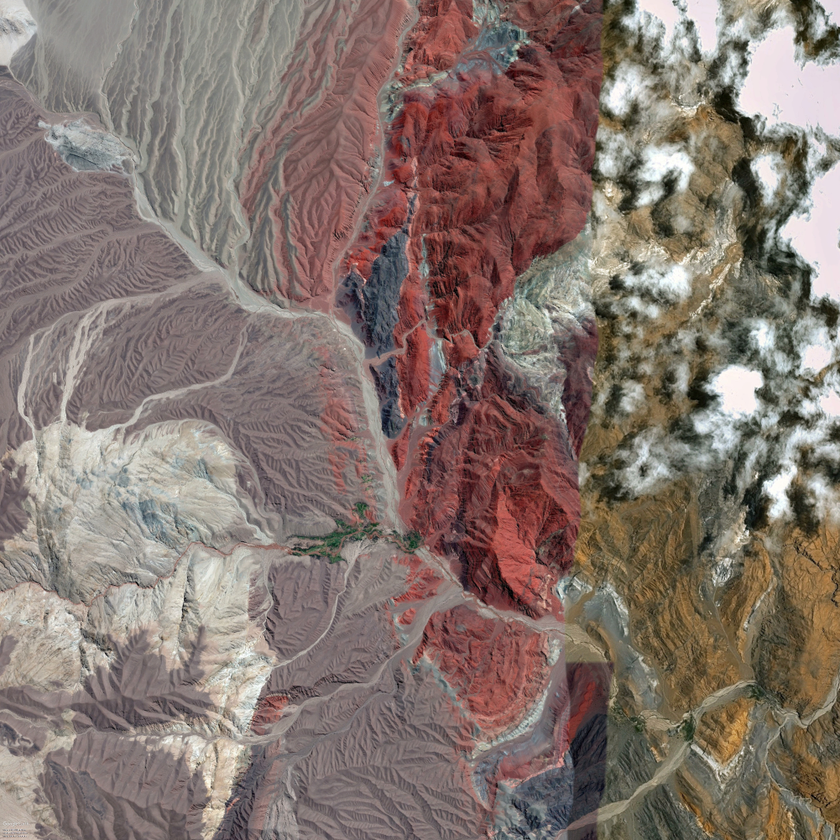
#> input picture src/img/atacamaTexture1001.png, 840 x 840 px, shrunk from 1001 x 1001 before the run
$ python image2reward.py
#> lines starting #> are read from the running program, lines starting #| are printed output that depends on the picture; after the words box and inside, x2 and y2 are one past the last pixel; in counts of white or black regions, pixels touching at a corner belong together
#> in image2reward, img is the input picture: shape (840, 840, 3); mean B, G, R 109.8, 116.8, 132.3
#!/usr/bin/env python3
# -*- coding: utf-8 -*-
"""
Created on Tue Mar 19 19:24:38 2019

@author: shohei
"""

import numpy as np
import matplotlib.pyplot as plt
from mpl_toolkits.axes_grid1.axes_divider import make_axes_locatable
from mpl_toolkits.axes_grid1.colorbar import colorbar
import cv2

def color_detect(img): # assign reward value: -1
    # transform to HSV color space
    # Hue [0, 179], Saturation [0, 255], Value [0, 255]
    hsv = cv2.cvtColor(img, cv2.COLOR_BGR2HSV)
#> hsv: shape (840, 840, 3); mean H, S, V 47.7, 52.6, 133.3

    # red region 1
    hsv_min_red = np.array([0, 127, 0])
    hsv_max_red = np.array([30, 255, 255])
    mask1_red = cv2.inRange(hsv, hsv_min_red, hsv_max_red)
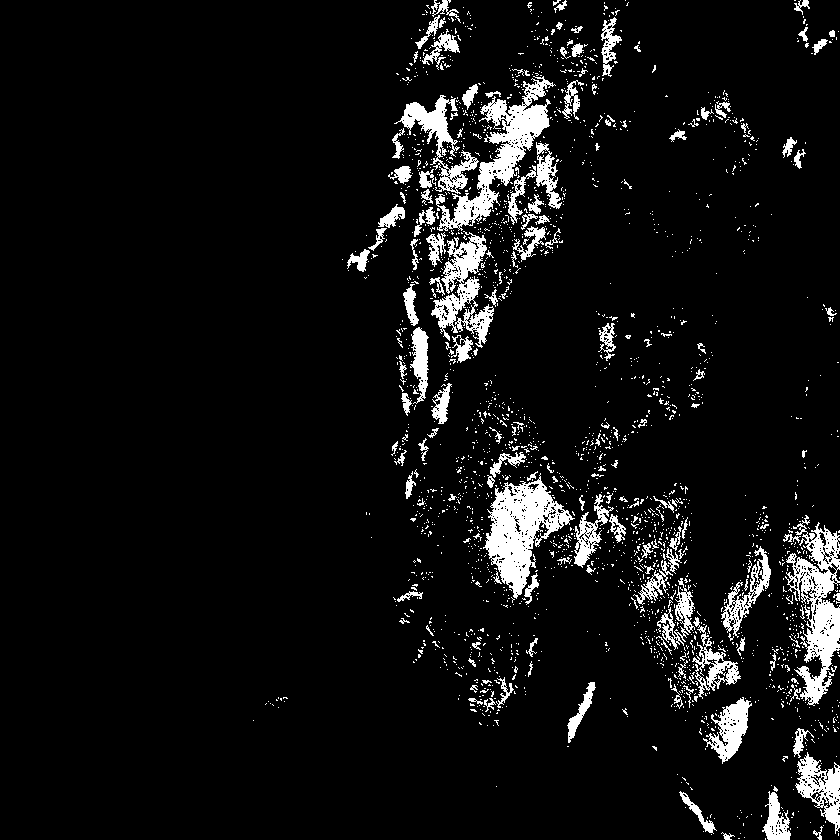
#> mask1_red: shape (840, 840); 6.9% white; 2338 white regions (2170 under 20 px), largest, box (x1, y1, x2, y2) and area: (483, 473, 575, 599) 4919, (435, 76, 556, 231) 4766, (785, 515, 840, 706) 4589
    # red region 2
    hsv_min_red = np.array([150, 127, 0])
    hsv_min_red = np.array([179, 255, 255])
    mask2_red = cv2.inRange(hsv, hsv_min_red, hsv_max_red)
#> mask2_red: shape (840, 840); every value is 0

    # light gray region 1
    hsv_min_lgray = np.array([0, 0, 160])
    hsv_max_lgray = np.array([100, 20, 255])
    mask1_lgray = cv2.inRange(hsv, hsv_min_lgray, hsv_max_lgray)
#> mask1_lgray: shape (840, 840); 9.3% white; 1849 white regions (1670 under 20 px), largest, box (x1, y1, x2, y2) and area: (47, 339, 273, 582) 13425, (174, 546, 271, 617) 2829, (694, 364, 764, 459) 2662
    # light gray region 2
    hsv_min_lgray = np.array([10, 0, 120])
    hsv_max_lgray = np.array([20, 50, 180])
    mask2_lgray = cv2.inRange(hsv, hsv_min_lgray, hsv_max_lgray)
#> mask2_lgray: shape (840, 840); 6.8% white in thin lines or dots

    # dark gray region
    hsv_min_dgray = np.array([85, 0, 0])
    hsv_max_dgray = np.array([140, 140, 140])
    mask_dgray = cv2.inRange(hsv, hsv_min_dgray, hsv_max_dgray)
#> mask_dgray: shape (840, 840); 2.7% white; 878 white regions (810 under 20 px), largest, box (x1, y1, x2, y2) and area: (493, 713, 607, 840) 6353, (351, 232, 408, 358) 3541, (376, 357, 407, 439) 1159

    # salmon pink region 1
    hsv_min_spink = np.array([0, 0, 110])
    hsv_max_spink = np.array([5, 110, 255])
    mask1_spink = cv2.inRange(hsv, hsv_min_spink, hsv_max_spink)
#> mask1_spink: shape (840, 840); 18.2% white; 4977 white regions (4638 under 20 px), largest, box (x1, y1, x2, y2) and area: (238, 0, 414, 326) 24053, (337, 544, 566, 840) 16048, (176, 330, 383, 525) 10604
    # salmon pink region 2
    hsv_min_spink = np.array([175, 0, 110])
    hsv_max_spink = np.array([179, 110, 255])
    mask2_spink = cv2.inRange(hsv, hsv_min_spink, hsv_max_spink)
#> mask2_spink: shape (840, 840); 5.2% white in thin lines or dots

    # white region
    hsv_min_white = np.array([0, 0, 200])
    hsv_max_white = np.array([360, 255, 255])
    mask_white = cv2.inRange(hsv, hsv_min_white, hsv_max_white)
#> mask_white: shape (840, 840); 6.8% white; 1367 white regions (1225 under 20 px), largest, box (x1, y1, x2, y2) and area: (735, 9, 840, 139) 7803, (779, 160, 840, 303) 4714, (624, 0, 723, 58) 3027

    # yellow region
    hsv_min_yellow = np.array([0, 75, 120])
    hsv_max_yellow = np.array([60, 150, 200])
    mask_yellow = cv2.inRange(hsv, hsv_min_yellow, hsv_max_yellow)
#> mask_yellow: shape (840, 840); 11.6% white; 1993 white regions (1760 under 20 px), largest, box (x1, y1, x2, y2) and area: (428, 56, 599, 240) 10378, (425, 611, 549, 736) 6850, (779, 511, 840, 709) 5895

    # green region
    hsv_min_green = np.array([100, 150, 100])
    hsv_max_green = np.array([140, 255, 200])
    mask_green = cv2.inRange(hsv, hsv_min_green, hsv_max_green)

    #stars
    hsv_min_star = np.array([29,255,255])
    hsv_max_star = np.array([29,255,255])
    mask_star = cv2.inRange(hsv, hsv_min_star, hsv_max_star)

    return mask1_red+mask2_red, mask1_lgray+mask2_lgray, mask_dgray, mask1_spink+mask2_spink, mask_white, mask_yellow, mask_green, mask_star


def image2reward(image_file):

    # initialization

    img = cv2.imread(image_file)
    rewardMatrix = np.zeros((img.shape[0], img.shape[1]))

    # extract specific color pixels (each mask * has 966*1048 pixels)
    mask_red, mask_lgray, mask_dgray, mask_spink, mask_white, mask_yellow, mask_green, mask_star = color_detect(img)
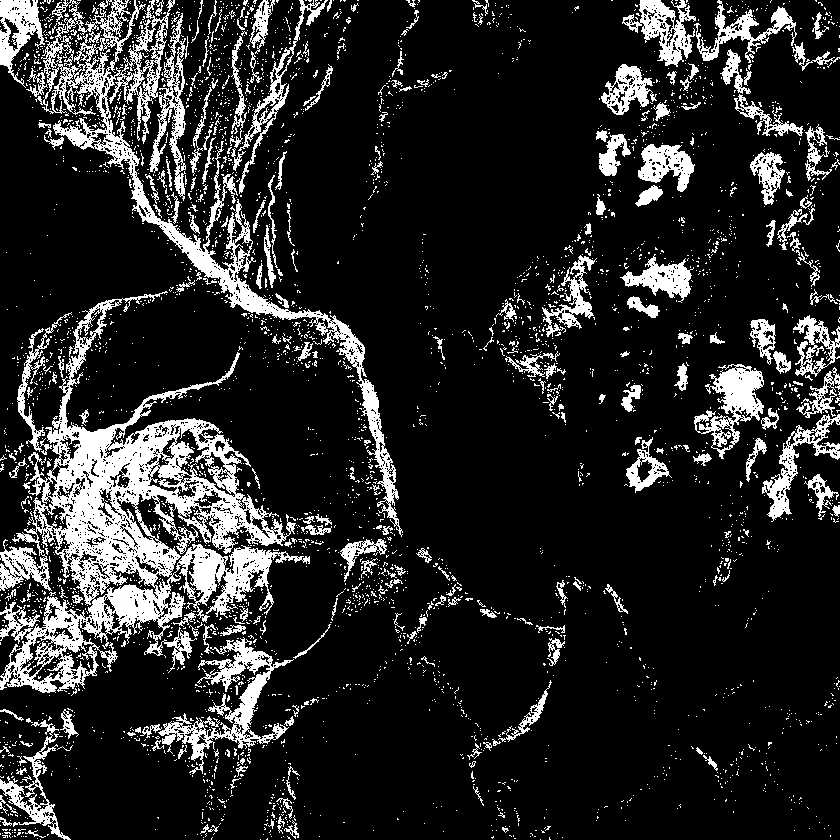
#> mask_lgray: shape (840, 840); min 0, max 255, mean 39.3
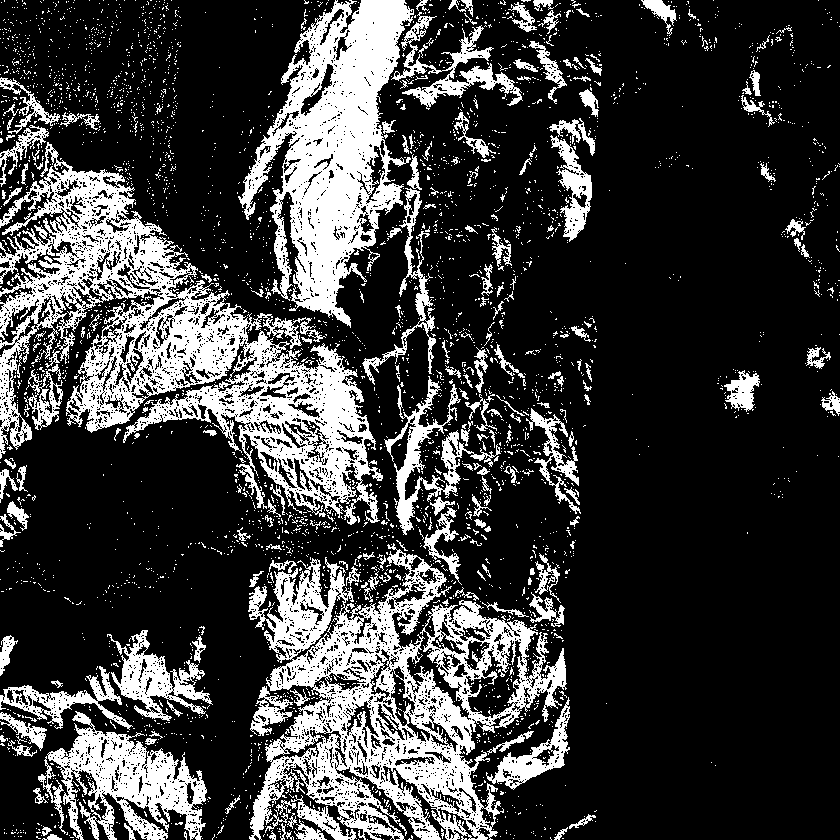
#> mask_spink: shape (840, 840); 23.4% white; 3624 white regions (3411 under 20 px), largest, box (x1, y1, x2, y2) and area: (0, 142, 383, 525) 43666, (248, 543, 567, 840) 36929, (238, 0, 414, 328) 26171
    #print(mask_red.shape, mask_lgray.shape, mask_dgray.shape, mask_spink.shape)

    # from each mask *, extract the color regions
    index_red = np.vstack((np.where(mask_red == 255)[0], np.where(mask_red == 255)[1]))
    index_lgray = np.vstack((np.where(mask_lgray == 255)[0], np.where(mask_lgray == 255)[1]))
    index_dgray = np.vstack((np.where(mask_dgray == 255)[0], np.where(mask_dgray == 255)[1]))
    index_spink = np.vstack((np.where(mask_spink == 255)[0], np.where(mask_spink == 255)[1]))
    index_white = np.vstack((np.where(mask_white == 255)[0], np.where(mask_white == 255)[1]))
    index_yellow = np.vstack((np.where(mask_yellow == 255)[0], np.where(mask_yellow == 255)[1]))
    index_green = np.vstack((np.where(mask_green == 255)[0], np.where(mask_green == 255)[1]))
#> index_green = empty array
    index_star = np.vstack((np.where(mask_star == 255)[0], np.where(mask_star == 255)[1]))
#> index_star = empty array

    # add reward points to the initial reward heatmap (np.zeros((img.shape[0], img.shape[1])))

    for i in range(index_yellow.shape[1]):
        rewardMatrix[index_yellow[0][i]][index_yellow[1][i]] = 1

    for i in range(index_red.shape[1]):
        rewardMatrix[index_red[0][i]][index_red[1][i]] = -5
#> rewardMatrix: shape (840, 840) float64; min -5, max 1, mean -0.259

    for i in range(index_dgray.shape[1]):
        rewardMatrix[index_dgray[0][i]][index_dgray[1][i]] = -3
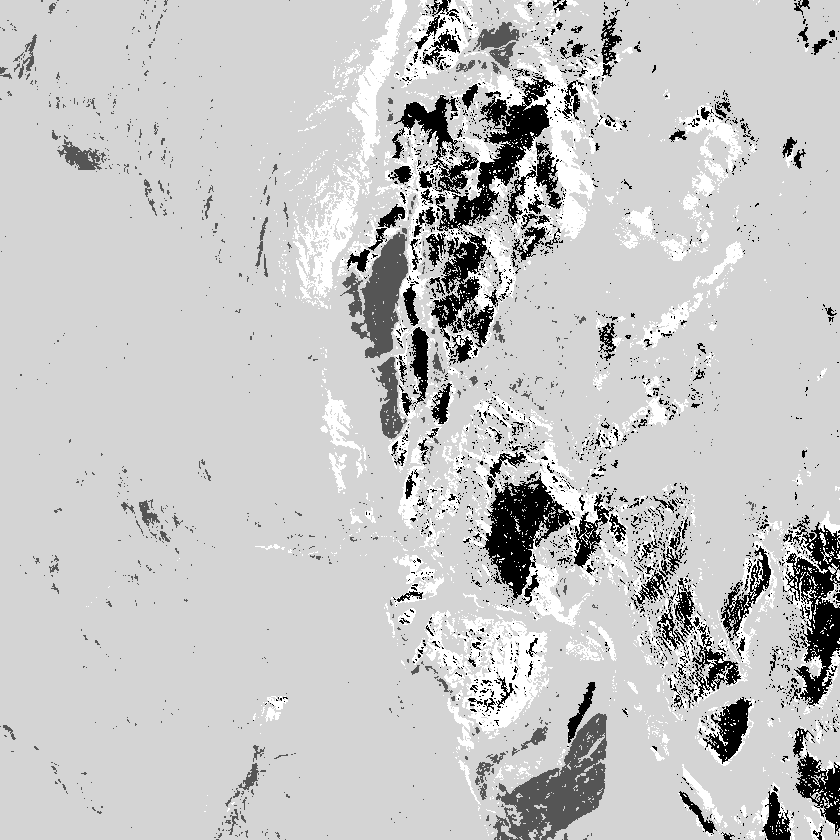
#> rewardMatrix: shape (840, 840) float64; min -5, max 1, mean -0.341; drawn with min black and max white

    for i in range(index_spink.shape[1]):
        rewardMatrix[index_spink[0][i]][index_spink[1][i]] = -2

    for i in range(index_lgray.shape[1]):
        rewardMatrix[index_lgray[0][i]][index_lgray[1][i]] = 10
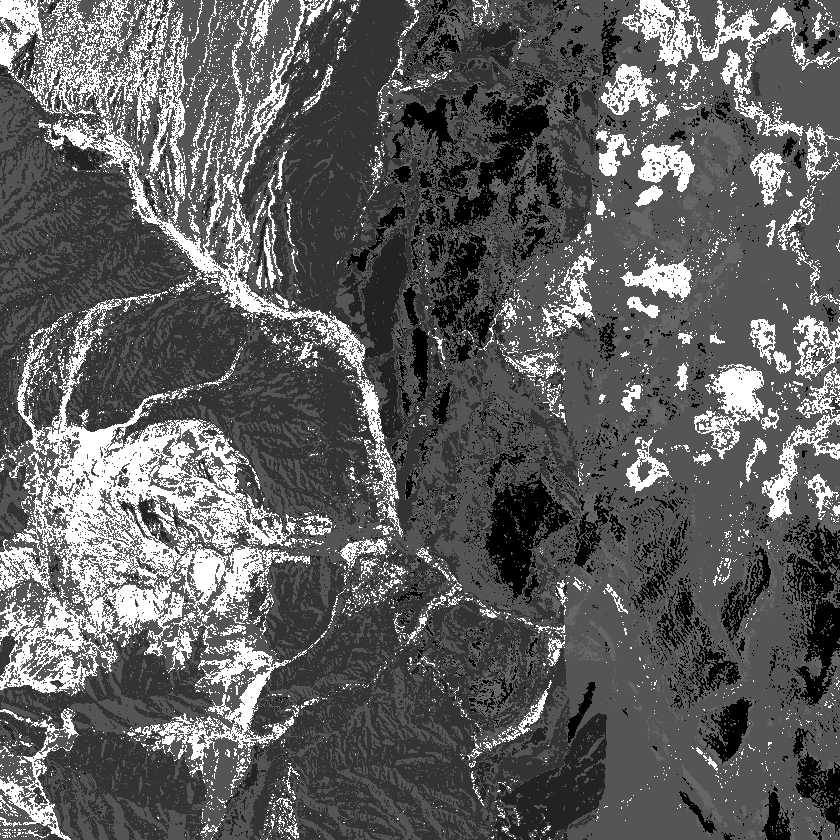
#> rewardMatrix: shape (840, 840) float64; min -5, max 10, mean 0.637; drawn with min black and max white

    for i in range(index_white.shape[1]):
        rewardMatrix[index_white[0][i]][index_white[1][i]] = 2
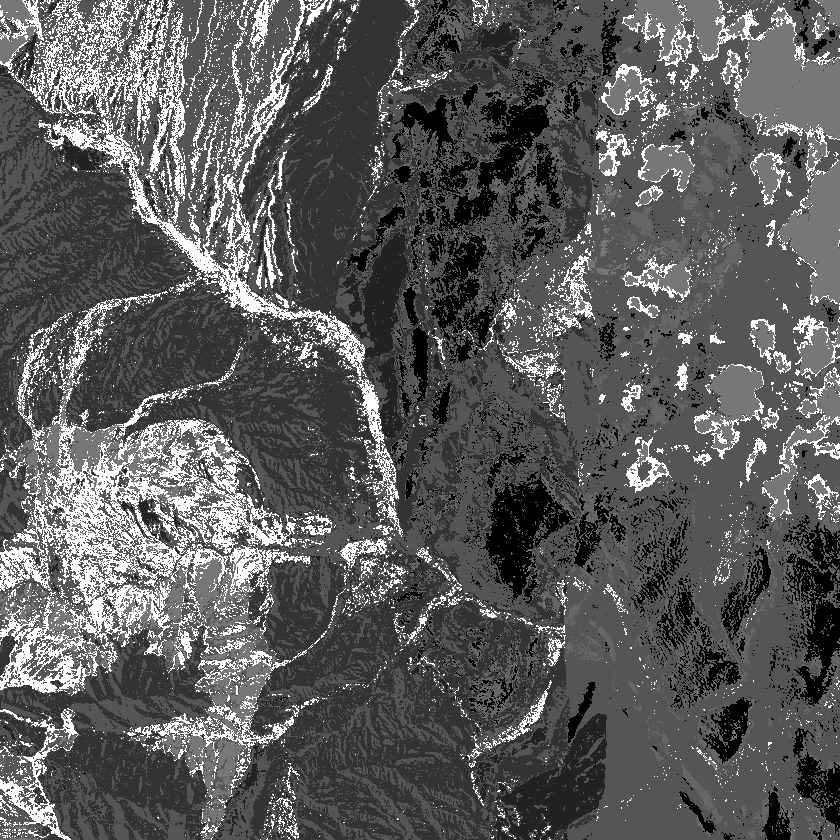
#> rewardMatrix: shape (840, 840) float64; 6.85% of pixels changed, all inside (x1, y1, x2, y2) = (0, 0, 840, 840); drawn with min black and max white

    for i in range(index_green.shape[1]):
        rewardMatrix[index_green[0][i]][index_green[1][i]] = 5

    for i in range(index_star.shape[1]):
        rewardMatrix[index_star[0][i]][index_star[1][i]] = 50

    # from "pixel coordinate" to "xy coordinate"
    rewardMatrix = rewardMatrix

    discrete_matshow(rewardMatrix,"../img/image2reward_with_rrt.png",rewardMatrix.min(),rewardMatrix.max())

    return rewardMatrix
'''
    # initialization (grids)
    # grid configuration
    minx = 0.0; maxx = 1001.0
    miny = 0.0; maxy = 1001.0;
    greso = 1.0

    # robot states
    # initial start
    start = np.array([greso*25+greso/2, greso*25+greso/2])

    # initial goal index
    goal = np.array([greso*100+greso/2, greso*850+greso/2])

    xgrid_show, ygrid_show = np.mgrid[minx:maxx+greso:greso, miny:maxy+greso:greso]

    #plot
    fig = plt.figure(figsize=(10,10))
    ax1 = fig.add_subplot(111)
    ax1.set_xlim(minx - 1, maxx + 1); ax1.set_ylim(miny - 1, maxy + 1)
    ax1.set_aspect('equal')
    ax1.set_xlabel('x [m]'); ax1.set_ylabel('y [m]')
    ax1.set_title('Initial Heat Map in Atacama Desert')
    im1 = ax1.pcolor(xgrid_show, ygrid_show, rewardMatrix, cmap='plasma', vmin=-5.0, vmax=10.0)
    ax1_divider = make_axes_locatable(ax1)
    cax1 = ax1_divider.append_axes("right", size="7%", pad="2%")
    fig.colorbar(im1, cax=cax1)
    plt.savefig('../img/image2reward_with_rrt.png')
'''


def discrete_matshow(data, filename, vmin, vmax):
     #get discrete colormap
#> called with filename = '../img/image2reward_with_rrt.png', vmin = -5, vmax = 10
     cmap = plt.get_cmap('plasma', (vmax - vmin))
     # set limits .5 outside true range
     mat = plt.matshow(data, cmap=cmap, vmin=vmin, vmax=vmax)
     #tell the colorbar to tick at integers
     cax = plt.colorbar(mat, )
     plt.savefig(filename)
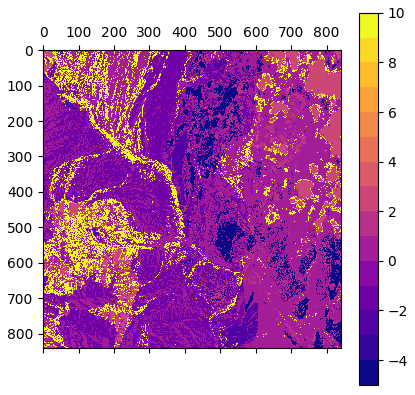
#> figure drawn by matplotlib, 2 panels

def main():

    image2reward('../img/atacamaTexture1001.png')

if __name__ == '__main__':
    main()

$ run again, with src/img/atacama.png copied over src/img/atacamaTexture1001.png
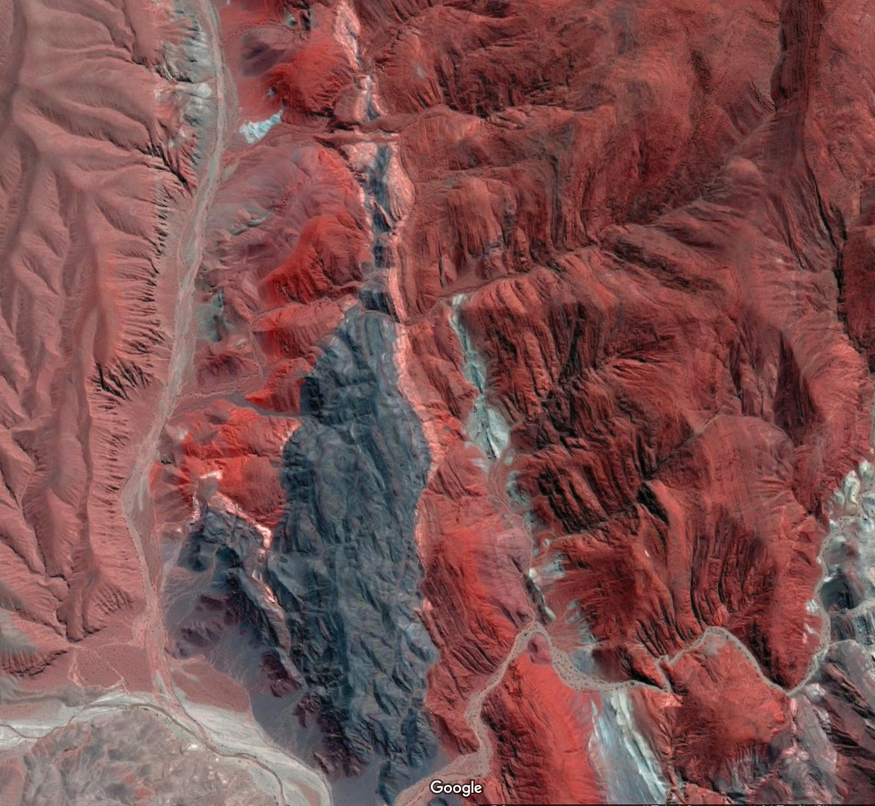
#> input picture src/img/atacama.png, 875 x 806 px, shrunk from 1048 x 966 before the run
#> in image2reward, img is the input picture: shape (806, 875, 3); mean B, G, R 79.7, 80, 124.2
#> hsv: shape (806, 875, 3); mean H, S, V 52.7, 101.1, 126
#> mask1_red: shape (806, 875); 24.1% white; 3145 white regions (2869 under 20 px), largest, box (x1, y1, x2, y2) and area: (519, 250, 774, 689) 37788, (405, 0, 756, 254) 28301, (499, 654, 599, 806) 7803
#> mask2_red: shape (806, 875); every value is 0
#> mask1_lgray: shape (806, 875); 1.2% white; 230 white regions (188 under 20 px), largest, box (x1, y1, x2, y2) and area: (178, 691, 330, 806) 3101, (6, 704, 116, 737) 1156, (249, 767, 280, 799) 425
#> mask2_lgray: shape (806, 875); 1.2% white in thin lines or dots
#> mask_dgray: shape (806, 875); 9.7% white; 262 white regions (215 under 20 px), largest, box (x1, y1, x2, y2) and area: (252, 309, 439, 806) 54374, (178, 510, 288, 679) 6456, (610, 737, 667, 806) 1418
#> mask1_spink: shape (806, 875); 24.1% white; 3523 white regions (3232 under 20 px), largest, box (x1, y1, x2, y2) and area: (0, 0, 318, 728) 107743, (0, 709, 175, 806) 7470, (396, 591, 608, 806) 5858
#> mask2_spink: shape (806, 875); 6.6% white in thin lines or dots
#> mask_white: shape (806, 875); 1.2% white; 614 white regions (538 under 20 px), largest, box (x1, y1, x2, y2) and area: (535, 669, 564, 715) 519, (390, 157, 411, 203) 423, (396, 325, 411, 386) 401
#> mask_yellow: shape (806, 875); 34.3% white; 2646 white regions (2408 under 20 px), largest, box (x1, y1, x2, y2) and area: (218, 0, 875, 687) 106593, (0, 0, 195, 692) 69130, (805, 0, 875, 232) 8354
#> mask_spink: shape (806, 875); 30.7% white; 2649 white regions (2404 under 20 px), largest, box (x1, y1, x2, y2) and area: (0, 0, 342, 728) 143988, (396, 289, 615, 806) 14446, (0, 709, 175, 806) 8991
#> index_green = empty array
#> after the loop in image2reward, `for i in range(index_white.shape[1]):`:
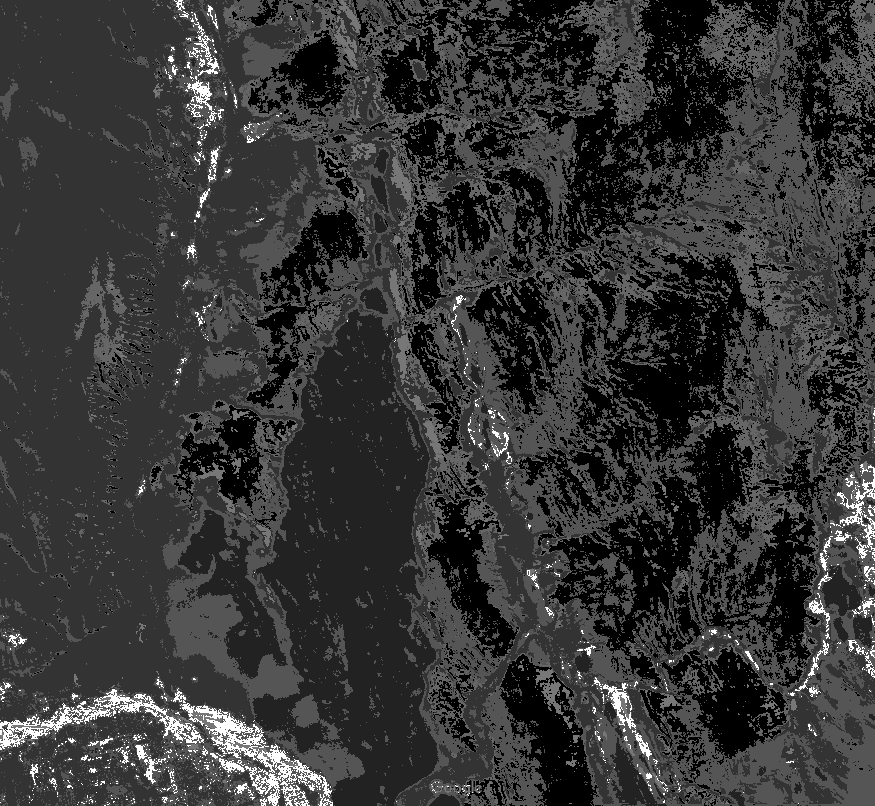
#> rewardMatrix: shape (806, 875) float64; min -5, max 10, mean -1.8; drawn with min black and max white
#> in discrete_matshow, `plt.savefig(filename)`:
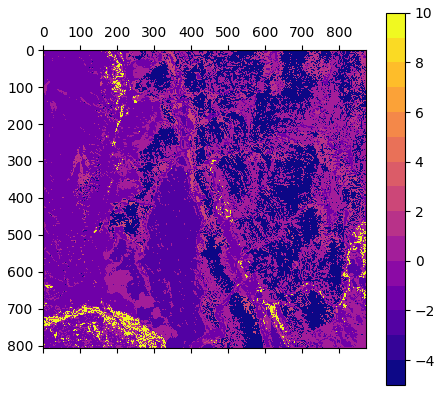
#> figure drawn by matplotlib, 2 panels
